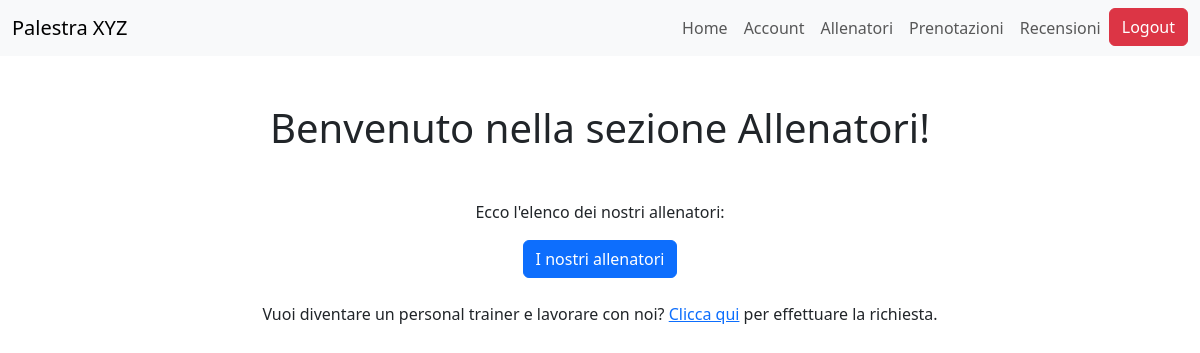
The page /trainers/ (signed in) on the database as committed earlier.
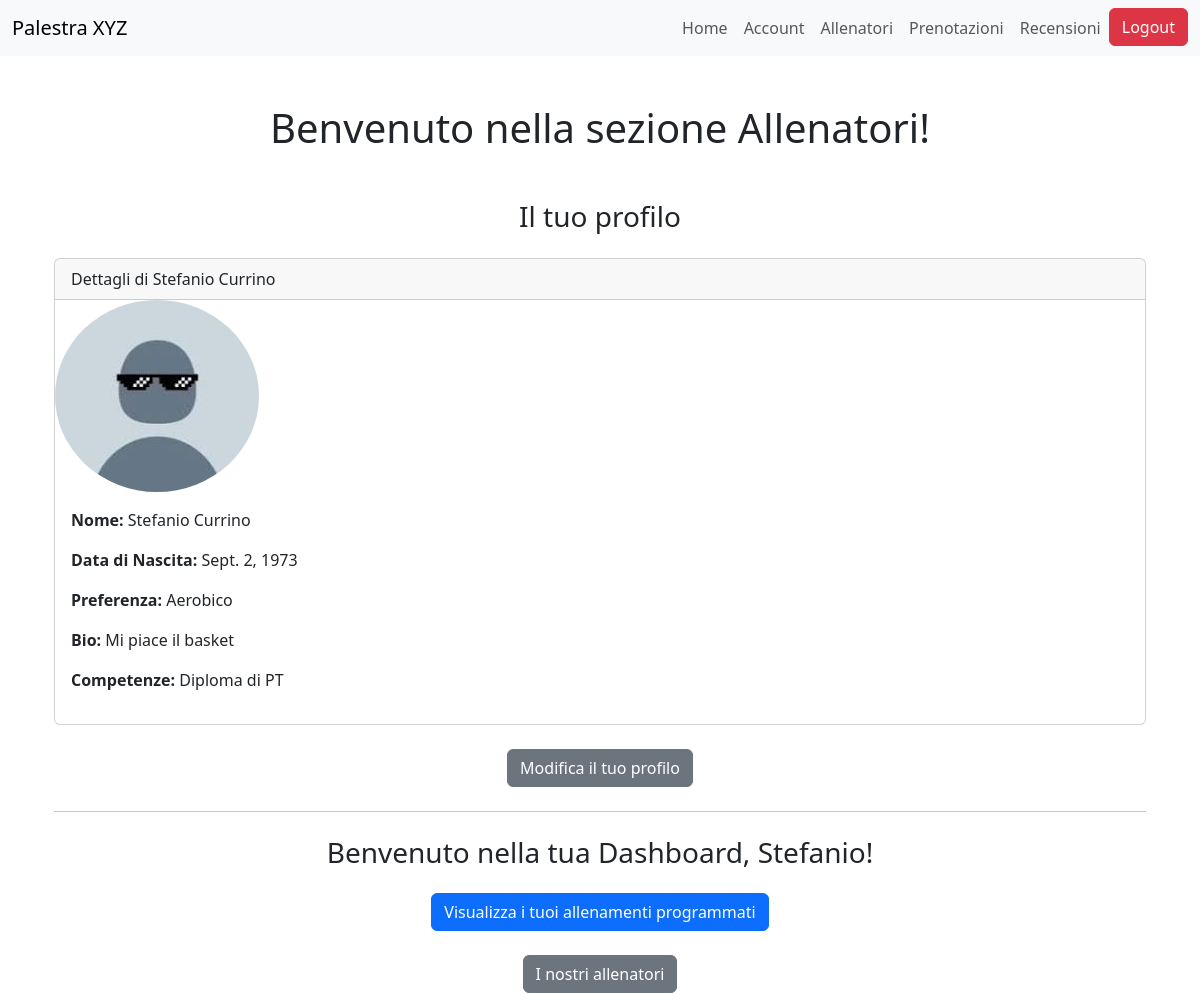
The same page on the database as committed later.
### trainers/models.py (models this page shows, shortened)
class PersonalTrainer(models.Model):
    user = models.OneToOneField(User, on_delete=models.CASCADE)
    nome = models.CharField(max_length=100)
    cognome = models.CharField(max_length=100)
    data_di_nascita = models.DateField()
    bio = models.TextField(max_length=500)
    SCELTA_PREFERENZE = [
        ("BB", "BodyBuilding"),
        ("PL", "PowerLifting"),
        ("CL", "Calisthenics"),
        ("ST", "StrongMen"),
        ("YG", "Yoga"),
        ("PS", "Pilates"),
        ("AR", "Aerobico")
    ]
    preferenze = models.CharField(max_length=2, choices=SCELTA_PREFERENZE)
    immagine_profilo = models.ImageField(upload_to=foto_profilo_upload_path, blank=True, null=True)
    competenze = models.TextField(max_length=500, default='Nessuna competenza')
    class Meta:
        verbose_name = "Personal Trainer"
        verbose_name_plural = "Personal Trainers"

### trainers/views.py (the view)
# urls.py: path('', PersonalTrainerHomeView.as_view(), name='personal_trainer_home'),
class PersonalTrainerHomeView(TemplateView):
    template_name = 'trainers/personal_trainer_home.html'
    def get_context_data(self, **kwargs):
        context = super().get_context_data(**kwargs)
        try:
            personal_trainer = PersonalTrainer.objects.get(user=self.request.user)
            context['personal_trainer'] = personal_trainer
        except PersonalTrainer.DoesNotExist:
            context['personal_trainer'] = None
        except TypeError:
            context['personal_trainer'] = None
        return context

### trainers/templates/trainers/personal_trainer_home.html
{% extends "trainers/base.html" %}
{% load static %}
{% block content %}
    <h1 class="text-center mb-4">Benvenuto nella sezione Allenatori!</h1>
    {% if not user.is_authenticated %}
    <div class="text-center mt-4">
        <p>Ecco l'elenco dei nostri allenatori:</p>
        <a href="{% url 'trainers:elenco_personal_trainers_ordinato' %}" class="btn btn-primary">I nostri allenatori</a>
    </div>
    {% else %}
<div class="container mt-5">
    {% if personal_trainer %}
        <h3 class="text-center mb-4">Il tuo profilo</h3>
        <div class="card">
        <div class="card-header">
            Dettagli di {{ personal_trainer.nome }} {{ personal_trainer.cognome }}
        </div>
            <div class="col-md-4">
                {% if personal_trainer.immagine_profilo %}
                    <img src="{{ personal_trainer.immagine_profilo.url }}" alt="Immagine profilo" class="img-fluid rounded-circle" style="max-width: 100%;">
                {% else %}
                    <img src="{% static 'imgs/mia_foto.jpeg' %}" alt="Immagine profilo" class="img-fluid rounded-circle" style="max-width: 100%;">
                {% endif %}
            </div>
            <div class="card-body">
                <p><strong>Nome:</strong> {{ personal_trainer.nome }} {{ personal_trainer.cognome }}</p>
                <p><strong>Data di Nascita:</strong> {{ personal_trainer.data_di_nascita }}</p>
                <p><strong>Preferenza:</strong> {{ personal_trainer.get_preferenze_display }}</p>
                <p><strong>Bio:</strong> {{ personal_trainer.bio }}</p>
                <p><strong>Competenze:</strong> {{ personal_trainer.competenze }}</p>
            </div>
        </div>
        <div class="text-center mt-4">
            <a href="{% url 'trainers:personal_trainer_update' pk=personal_trainer.pk %}" class="btn btn-secondary">Modifica il tuo profilo</a>
        </div>
        <hr class="my-4">
        <h3 class="text-center mb-4">Benvenuto nella tua Dashboard, {{ personal_trainer.nome }}!</h3>
        <div class="text-center mt-4">
            <a href="{% url 'trainers:allenamenti_programmati' %}" class="btn btn-primary">Visualizza i tuoi allenamenti programmati</a>
        </div>
        <div class="text-center mt-4">
            <a href="{% url 'trainers:elenco_personal_trainers_ordinato' %}" class="btn btn-secondary">I nostri allenatori</a>
        </div>
    {% else %}
        <div class="text-center mt-4">
            <p>Ecco l'elenco dei nostri allenatori:</p>
            <a href="{% url 'trainers:elenco_personal_trainers_ordinato' %}" class="btn btn-primary">I nostri allenatori</a>
        </div>
        <div class="text-center mt-4">
            <p>Vuoi diventare un personal trainer e lavorare con noi? <a href="{% url 'gestione:richiesta_personal_trainer' %}">Clicca qui</a> per effettuare la richiesta.</p>
        </div>
    {% endif %}
</div>
    {% endif %}
{% endblock %}

### trainers/templates/trainers/base.html (shortened to what this page needs)
<!DOCTYPE html>
<html lang="it">
<head>
    <link href="https://cdn.jsdelivr.net/npm/bootstrap@5.3.0/dist/css/bootstrap.min.css" rel="stylesheet">
    <link rel="stylesheet" href="https://cdnjs.cloudflare.com/ajax/libs/font-awesome/6.0.0-beta3/css/all.min.css">
</head>
<body>
    <nav class="navbar navbar-expand-lg navbar-light bg-light fixed-top">
        <div class="container-fluid">
            <a class="navbar-brand" href="#">Palestra XYZ</a>
            <div class="collapse navbar-collapse" id="navbarNav">
                <ul class="navbar-nav ms-auto">
                    <li class="nav-item">
                        <a class="nav-link" href="{% url 'homepage_palestra' %}">Home</a>
                    </li>
                    {% if user.is_authenticated %}
                        <li class="nav-item">
                            <a class="nav-link" href="{% url 'accounts:home_accounts' %}">Account</a>
                        </li>
                    {% endif %}
                    <li class="nav-item">
                        <a class="nav-link" href="{% url 'trainers:personal_trainer_home' %}">Allenatori</a>
                    </li>
                    <li class="nav-item">
                        <a class="nav-link" href="{% url 'bookings:home_page' %}">Prenotazioni</a>
                    </li>
                    <li class="nav-item">
                        <a class="nav-link" href="{% url 'reviews:homepage_recensioni' %}">Recensioni</a>
                    </li>
                    {% if user.is_authenticated %}
                    <li class="nav-item">
                        <form method="POST" action="{% url 'accounts:logout' %}">
                        <button type="submit" class="btn btn-danger">Logout</button>
                        </form>
                    </li>
                        {% else %}
                        <li class="nav-item">
                            <a class="nav-link" href="{% url 'accounts:login' %}">Login</a>
                        </li>
                    {% endif %}
                </ul>
            </div>
        </div>
    </nav>
    <div class="container mt-5">
        {% block content %}{% endblock %}
    </div>
</body>
</html>

### trainers/templates/trainers/base.html (style rules this page uses)
body { padding-top: 56px; }

Rows that differ between the two databases and show on the page:
added PersonalTrainer: nome "Stefanio", cognome "Currino", data_di_nascita "Sept. 2, 1973", preferenze "Aerobico", bio "Mi piace il basket", competenze "Diploma di PT"
Other text that changed with them:
text no longer shown: "Ecco l'elenco dei nostri allenatori: Vuoi diventare un personal trainer e lavorare con noi? Clicca qui per effettuare la richiesta."
text now shown: "Il tuo profilo Dettagli di Nome: Data di Nascita: Preferenza: Bio: Competenze: Modifica il tuo profilo Benvenuto nella tua Dashboard, ! Visualizza i tuoi allenamenti programmati"
